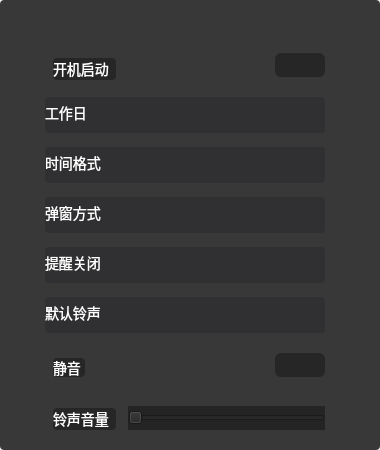
<?xml version="1.0" encoding="UTF-8"?>
<ui version="4.0">
 <class>setuppage</class>
 <widget class="QWidget" name="setuppage">
  <property name="geometry">
   <rect>
    <x>0</x>
    <y>0</y>
    <width>380</width>
    <height>450</height>
   </rect>
  </property>
  <property name="windowTitle">
   <string>Form</string>
  </property>
  <property name="styleSheet">
   <string notr="true">
border-radius:4px;
</string>
  </property>
  <widget class="QWidget" name="widget" native="true">
   <property name="geometry">
    <rect>
     <x>0</x>
     <y>0</y>
     <width>380</width>
     <height>450</height>
    </rect>
   </property>
   <property name="styleSheet">
    <string notr="true">background-color: rgba(36,36,37, 0.9);
border-radius:4px;
</string>
   </property>
   <widget class="QLabel" name="label">
    <property name="geometry">
     <rect>
      <x>53</x>
      <y>58</y>
      <width>63</width>
      <height>22</height>
     </rect>
    </property>
    <property name="styleSheet">
     <string notr="true">width:56px;
height:14px;
font-size:14px;
font-family:Source Han Sans CN;
font-weight:400;
color:rgba(255,255,255,1)</string>
    </property>
    <property name="text">
     <string>开机启动</string>
    </property>
   </widget>
   <widget class="QPushButton" name="pushButton">
    <property name="geometry">
     <rect>
      <x>275</x>
      <y>53</y>
      <width>50</width>
      <height>24</height>
     </rect>
    </property>
    <property name="styleSheet">
     <string notr="true">width:50px;
border-image: url(:/alarm_on.png);
height:24px;
background:linear-gradient(0deg,rgba(39,207,129,1) 0%,rgba(39,207,129,0.9) 100%);
border-radius:6px;
</string>
    </property>
    <property name="text">
     <string/>
    </property>
   </widget>
   <widget class="QWidget" name="widget_2" native="true">
    <property name="geometry">
     <rect>
      <x>45</x>
      <y>97</y>
      <width>280</width>
      <height>36</height>
     </rect>
    </property>
    <property name="styleSheet">
     <string notr="true">width:280px;
height:36px;
background:rgba(48,48,51,1);
border-radius:4px;
</string>
    </property>
    <widget class="QLabel" name="label_18">
     <property name="geometry">
      <rect>
       <x>0</x>
       <y>0</y>
       <width>61</width>
       <height>31</height>
      </rect>
     </property>
     <property name="styleSheet">
      <string notr="true">width:39px;
height:14px;
font-size:14px;
font-family:Source Han Sans CN;
font-weight:400;
color:rgba(255,255,255,1);
</string>
     </property>
     <property name="text">
      <string>工作日</string>
     </property>
    </widget>
    <widget class="QPushButton" name="pushButton_10">
     <property name="geometry">
      <rect>
       <x>244</x>
       <y>0</y>
       <width>36</width>
       <height>36</height>
      </rect>
     </property>
     <property name="text">
      <string/>
     </property>
    </widget>
    <widget class="QPushButton" name="pushButton_6">
     <property name="geometry">
      <rect>
       <x>50</x>
       <y>0</y>
       <width>191</width>
       <height>36</height>
      </rect>
     </property>
     <property name="styleSheet">
      <string notr="true">width:67px;
height:14px;
font-size:14px;
font-family:Source Han Sans CN;
font-weight:400;
color:rgba(148, 148, 148,1);
opacity:0.35;
text-align: right</string>
     </property>
     <property name="text">
      <string/>
     </property>
    </widget>
   </widget>
   <widget class="QWidget" name="widget_3" native="true">
    <property name="geometry">
     <rect>
      <x>45</x>
      <y>147</y>
      <width>280</width>
      <height>36</height>
     </rect>
    </property>
    <property name="styleSheet">
     <string notr="true">width:280px;
height:36px;
background:rgba(48,48,51,1);
border-radius:4px;
</string>
    </property>
    <widget class="QLabel" name="label_19">
     <property name="geometry">
      <rect>
       <x>0</x>
       <y>0</y>
       <width>71</width>
       <height>31</height>
      </rect>
     </property>
     <property name="styleSheet">
      <string notr="true">width:39px;
height:14px;
font-size:14px;
font-family:Source Han Sans CN;
font-weight:400;
color:rgba(255,255,255,1);
</string>
     </property>
     <property name="text">
      <string>时间格式</string>
     </property>
    </widget>
    <widget class="QPushButton" name="pushButton_11">
     <property name="geometry">
      <rect>
       <x>244</x>
       <y>0</y>
       <width>36</width>
       <height>36</height>
      </rect>
     </property>
     <property name="text">
      <string/>
     </property>
    </widget>
    <widget class="QPushButton" name="pushButton_7">
     <property name="geometry">
      <rect>
       <x>60</x>
       <y>0</y>
       <width>181</width>
       <height>36</height>
      </rect>
     </property>
     <property name="styleSheet">
      <string notr="true">width:67px;
height:14px;
font-size:14px;
font-family:Source Han Sans CN;
font-weight:400;
color:rgba(148, 148, 148,1);
opacity:0.35;
text-align: right</string>
     </property>
     <property name="text">
      <string/>
     </property>
    </widget>
   </widget>
   <widget class="QWidget" name="widget_4" native="true">
    <property name="geometry">
     <rect>
      <x>45</x>
      <y>197</y>
      <width>280</width>
      <height>36</height>
     </rect>
    </property>
    <property name="styleSheet">
     <string notr="true">width:280px;
height:36px;
background:rgba(48,48,51,1);
border-radius:4px;
</string>
    </property>
    <widget class="QLabel" name="label_20">
     <property name="geometry">
      <rect>
       <x>0</x>
       <y>0</y>
       <width>61</width>
       <height>31</height>
      </rect>
     </property>
     <property name="styleSheet">
      <string notr="true">width:39px;
height:14px;
font-size:14px;
font-family:Source Han Sans CN;
font-weight:400;
color:rgba(255,255,255,1);
</string>
     </property>
     <property name="text">
      <string>弹窗方式</string>
     </property>
    </widget>
    <widget class="QPushButton" name="pushButton_12">
     <property name="geometry">
      <rect>
       <x>244</x>
       <y>0</y>
       <width>36</width>
       <height>36</height>
      </rect>
     </property>
     <property name="text">
      <string/>
     </property>
    </widget>
    <widget class="QPushButton" name="pushButton_8">
     <property name="geometry">
      <rect>
       <x>60</x>
       <y>0</y>
       <width>181</width>
       <height>36</height>
      </rect>
     </property>
     <property name="styleSheet">
      <string notr="true">width:67px;
height:14px;
font-size:14px;
font-family:Source Han Sans CN;
font-weight:400;
color:rgba(148, 148, 148,1);
opacity:0.35;
text-align: right</string>
     </property>
     <property name="text">
      <string/>
     </property>
    </widget>
   </widget>
   <widget class="QWidget" name="widget_5" native="true">
    <property name="geometry">
     <rect>
      <x>45</x>
      <y>247</y>
      <width>280</width>
      <height>36</height>
     </rect>
    </property>
    <property name="styleSheet">
     <string notr="true">width:280px;
height:36px;
background:rgba(48,48,51,1);
border-radius:4px;
</string>
    </property>
    <widget class="QLabel" name="label_21">
     <property name="geometry">
      <rect>
       <x>0</x>
       <y>0</y>
       <width>61</width>
       <height>31</height>
      </rect>
     </property>
     <property name="styleSheet">
      <string notr="true">width:39px;
height:14px;
font-size:14px;
font-family:Source Han Sans CN;
font-weight:400;
color:rgba(255,255,255,1);
</string>
     </property>
     <property name="text">
      <string>提醒关闭</string>
     </property>
    </widget>
    <widget class="QPushButton" name="pushButton_13">
     <property name="geometry">
      <rect>
       <x>244</x>
       <y>0</y>
       <width>36</width>
       <height>36</height>
      </rect>
     </property>
     <property name="text">
      <string/>
     </property>
    </widget>
    <widget class="QPushButton" name="pushButton_9">
     <property name="geometry">
      <rect>
       <x>60</x>
       <y>0</y>
       <width>181</width>
       <height>36</height>
      </rect>
     </property>
     <property name="styleSheet">
      <string notr="true">width:67px;
height:14px;
font-size:14px;
font-family:Source Han Sans CN;
font-weight:400;
color:rgba(148, 148, 148,1);
opacity:0.35;
text-align: right</string>
     </property>
     <property name="text">
      <string/>
     </property>
    </widget>
   </widget>
   <widget class="QWidget" name="widget_6" native="true">
    <property name="geometry">
     <rect>
      <x>45</x>
      <y>297</y>
      <width>280</width>
      <height>36</height>
     </rect>
    </property>
    <property name="styleSheet">
     <string notr="true">width:280px;
height:36px;
background:rgba(48,48,51,1);
border-radius:4px;
</string>
    </property>
    <widget class="QLabel" name="label_22">
     <property name="geometry">
      <rect>
       <x>0</x>
       <y>0</y>
       <width>61</width>
       <height>31</height>
      </rect>
     </property>
     <property name="styleSheet">
      <string notr="true">width:39px;
height:14px;
font-size:14px;
font-family:Source Han Sans CN;
font-weight:400;
color:rgba(255,255,255,1);
</string>
     </property>
     <property name="text">
      <string>默认铃声</string>
     </property>
    </widget>
    <widget class="QPushButton" name="pushButton_14">
     <property name="geometry">
      <rect>
       <x>244</x>
       <y>0</y>
       <width>36</width>
       <height>36</height>
      </rect>
     </property>
     <property name="text">
      <string/>
     </property>
    </widget>
    <widget class="QPushButton" name="pushButton_15">
     <property name="geometry">
      <rect>
       <x>60</x>
       <y>0</y>
       <width>181</width>
       <height>36</height>
      </rect>
     </property>
     <property name="styleSheet">
      <string notr="true">width:67px;
height:14px;
font-size:14px;
font-family:Source Han Sans CN;
font-weight:400;
color:rgba(148, 148, 148,1);
opacity:0.35;
text-align: right</string>
     </property>
     <property name="text">
      <string/>
     </property>
    </widget>
   </widget>
   <widget class="QLabel" name="label_2">
    <property name="geometry">
     <rect>
      <x>53</x>
      <y>358</y>
      <width>32</width>
      <height>19</height>
     </rect>
    </property>
    <property name="styleSheet">
     <string notr="true">width:28px;
height:14px;
font-size:14px;
font-family:Source Han Sans CN;
font-weight:400;
color:rgba(255,255,255,1)</string>
    </property>
    <property name="text">
     <string>静音</string>
    </property>
   </widget>
   <widget class="QPushButton" name="pushButton_2">
    <property name="geometry">
     <rect>
      <x>275</x>
      <y>353</y>
      <width>50</width>
      <height>24</height>
     </rect>
    </property>
    <property name="styleSheet">
     <string notr="true">width:50px;
border-image: url(:/alarm_off.png);
height:24px;
background:linear-gradient(0deg,rgba(39,207,129,1) 0%,rgba(39,207,129,0.9) 100%);
border-radius:6px;
</string>
    </property>
    <property name="text">
     <string/>
    </property>
   </widget>
   <widget class="QLabel" name="label_3">
    <property name="geometry">
     <rect>
      <x>53</x>
      <y>408</y>
      <width>63</width>
      <height>22</height>
     </rect>
    </property>
    <property name="styleSheet">
     <string notr="true">font-size:14px;
font-family:Source Han Sans CN;
font-weight:300;
color:rgba(255,255,255,1)</string>
    </property>
    <property name="text">
     <string>铃声音量</string>
    </property>
   </widget>
   <widget class="QSlider" name="horizontalSlider">
    <property name="geometry">
     <rect>
      <x>128</x>
      <y>406</y>
      <width>197</width>
      <height>24</height>
     </rect>
    </property>
    <property name="styleSheet">
     <string notr="true">background-color: rgb(36,36,37);
border-left-color: rgb(85, 255, 0);
border-bottom-color: rgb(85, 170, 0);
border-radius:50%;


</string>
    </property>
    <property name="orientation">
     <enum>Qt::Horizontal</enum>
    </property>
   </widget>
  </widget>
 </widget>
 <resources/>
 <connections/>
</ui>
